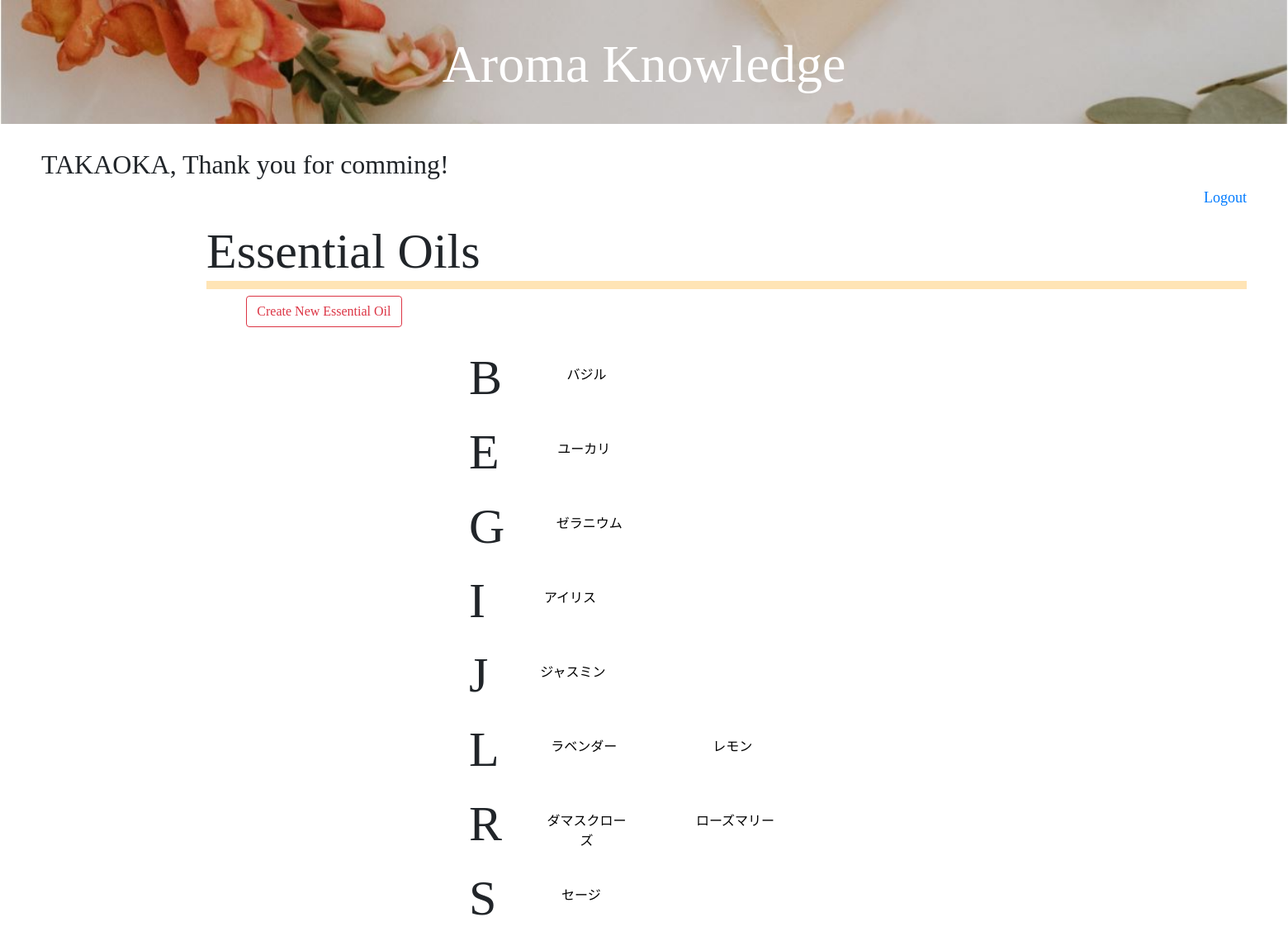
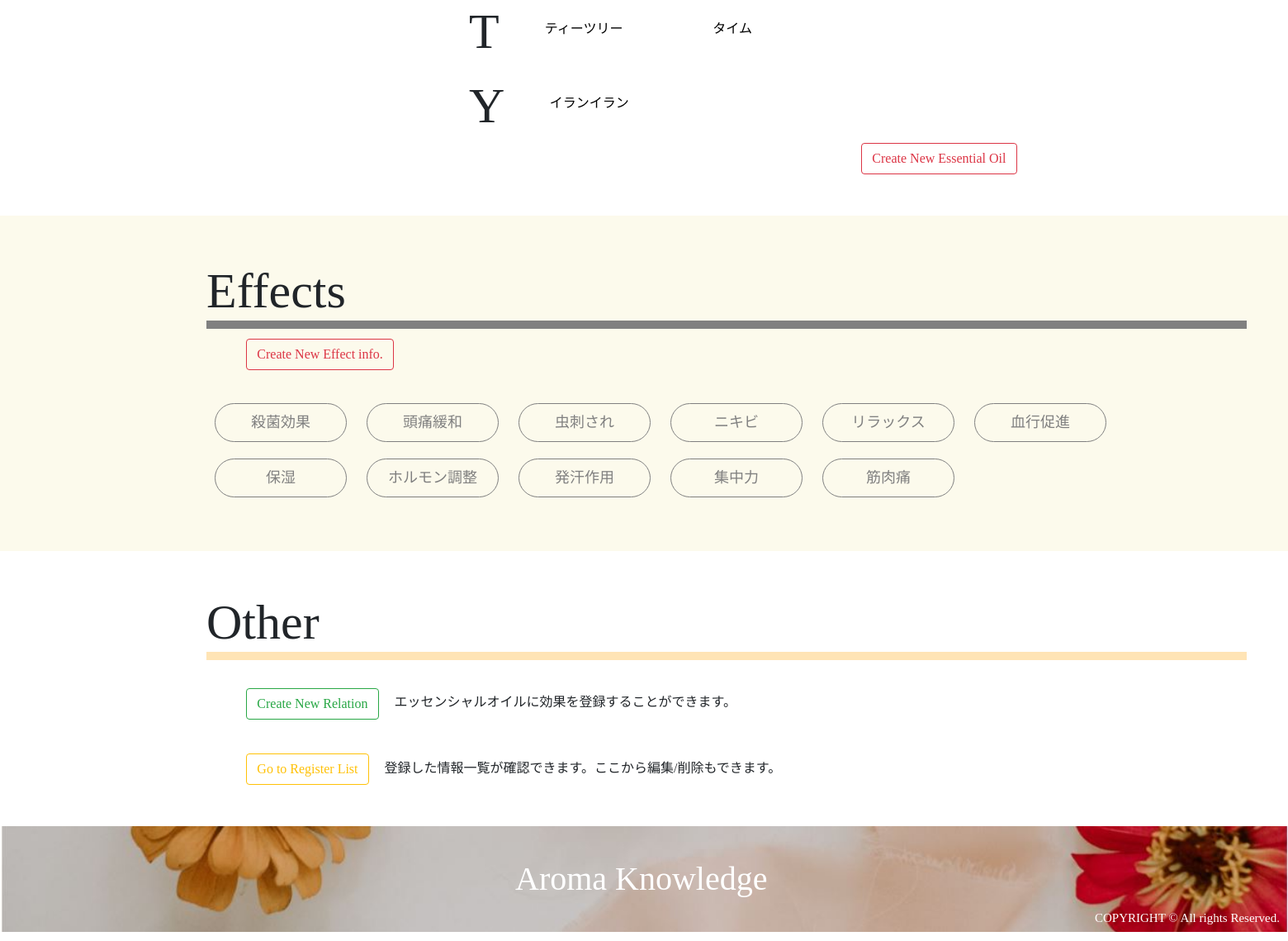
The page /mypage_top.php (signed in) on the database its author committed (2 pictures, top to bottom).
### tables this page shows
CREATE TABLE `essential_oils` (
  `id` int(11) NOT NULL AUTO_INCREMENT,
  `name` varchar(255) NOT NULL,
  `scientific_name` varchar(255) NOT NULL,
  `plant_name` varchar(255) NOT NULL,
  `extraction` varchar(255) NOT NULL,
  `aroma` varchar(255) NOT NULL,
  `caution` varchar(255) NOT NULL,
  `english_name` varchar(255) NOT NULL,
  `user_id` int(11) NOT NULL,
  `image` varchar(255) NOT NULL,
  `created_at` timestamp NOT NULL DEFAULT CURRENT_TIMESTAMP,
  PRIMARY KEY (`id`),
  UNIQUE KEY `name` (`name`),
  KEY `user_id` (`user_id`),
  CONSTRAINT `essential_oils_ibfk_1` FOREIGN KEY (`user_id`) REFERENCES `users` (`id`) ON DELETE CASCADE ON UPDATE CASCADE
);

CREATE TABLE `effects` (
  `id` int(11) NOT NULL AUTO_INCREMENT,
  `effect` varchar(255) NOT NULL,
  `content` varchar(255) NOT NULL,
  `caution` varchar(255) NOT NULL,
  `user_id` int(11) NOT NULL,
  `created_at` timestamp NOT NULL DEFAULT CURRENT_TIMESTAMP,
  PRIMARY KEY (`id`),
  UNIQUE KEY `effect` (`effect`),
  KEY `user_id` (`user_id`),
  CONSTRAINT `effects_ibfk_1` FOREIGN KEY (`user_id`) REFERENCES `users` (`id`) ON DELETE CASCADE ON UPDATE CASCADE
);

### mypage_top.php (called while the page is built, shortened)
<?php
    require_once 'DAOs/OilDAO.php';
    require_once 'DAOs/EffectDAO.php';
    $login_user = $_SESSION['login_user'];
    $oils = OilDAO::get_all_oils_sort();
    $effects = EffectDAO::get_all_effects();
    include_once 'views/mypage_top_view.php';

### DAOs/OilDAO.php (called while the page is built, shortened)
<?php
    class OilDAO extends DAO{
        public static function get_all_oils_sort(){
            try{
                $pdo = self::get_connection();
                $stmt = $pdo->query('SELECT * FROM essential_oils ORDER BY english_name ASC');
                $stmt->setFetchMode(PDO::FETCH_CLASS|PDO::FETCH_PROPS_LATE, 'Oil');
                $oils = $stmt->fetchAll();
            }catch(PDOException $e){
            }finally{
                self::close_connection($pdo, $stmt);
            }
            return $oils;
        }
    }

### DAOs/EffectDAO.php (called while the page is built, shortened)
<?php
    class EffectDAO extends DAO{
        public static function get_all_effects(){
            try{
                $pdo = self::get_connection();
                $stmt = $pdo->query('SELECT * FROM effects');
                $stmt->setFetchMode(PDO::FETCH_CLASS|PDO::FETCH_PROPS_LATE, 'Effect');
                $effects = $stmt->fetchAll();
            }catch(PDOException $e){
            }finally{
                self::close_connection($pdo, $stmt);
            }
            return $effects;
        }
    }

### views/mypage_top_view.php (the view, shortened to what this page needs)
<!DOCTYPE html>
<html lang="ja">
    <head>
        <link rel="stylesheet" href="https://stackpath.bootstrapcdn.com/bootstrap/4.3.1/css/bootstrap.min.css">
        <link rel="stylesheet" href="css/style.css">
        <link rel="stylesheet" href="css/style2.css">
    </head>
    <body>
        <div class="header" style="background-image:url(images/top1.jpg)">
            <h1>Aroma Knowledge</h1>
        </div>
        <div class="MypageMain">
            <h2><?= $login_user->name; ?>, Thank you for comming!</h2>
            <a href="logout.php">Logout</a>
        </div>
        <div class="essential_oils">
            <h2 class="title">Essential Oils</h2>
            <div class="form-group row">
                <div class="offset-2 col-10">
                    <a class="btn btn-outline-danger" href="oil_register.php?page=top" role="button">Create New Essential Oil</a>
                </div>
            </div>
            <div class="EoilContent">
                <?php $pre_letter = ''; ?>
                <?php $count = 1; ?>
                <?php foreach($oils as $oil): ?>
                    <?php $letter = strtoupper(substr($oil->english_name, 0,1)); ?>
                    <?php if($letter !== $pre_letter): ?>
                        <?php if($count !== 1): ?>
                    </div>
                            <?php $count = 1; ?>
                        <?php endif; ?>
                    <div class="oil">
                        <p1><?= $letter ?></p1>
                    <?php endif; ?>
                    <?php $pre_letter = $letter; ?>
                    <?php $count++; ?>
                    <div class="oilset">
                        <a href="oil_detail_for_user.php?id=<?= $oil->id ?>"><img src="<?= 'upload/' . $oil->image ?>"  class="OilPic" alt="Oil"></a>
                        <a href="oil_detail_for_user.php?id=<?= $oil->id ?>" class="OilName"><?= $oil->name ?></a>
                    </div>
                <?php endforeach; ?>
                </div>
            </div>
            <div class="form-group row">
                <div class="offset-8 col-10">
                    <a class="btn btn-outline-danger" href="oil_register.php?page=top" role="button">Create New Essential Oil</a>
                </div>
            </div>
        </div>
        <div class="wrapper">
            <div class="effects">
                <h2 class="title">Effects</h2>
                <div class="form-group row">
                    <div class="offset-2 col-10 mt-1">
                        <a class="btn btn-outline-danger" href="effect_register.php?page=top" role="button">Create New Effect info.</a>
                    </div>
                </div>
                <div class="EffectContent">
                    <?php foreach($effects as $effect): ?>
                        <a href="effect_detail_for_user.php?id=<?= $effect->id ?>" class="EffectBtn"><?= $effect->effect ?></a>
                    <?php endforeach; ?>
                </div>
            </div>
        </div>
        <div class="other">
            <h2 class="title">Other</h2>
            <div class="form-group row ForPC">
                <div class="offset-2 col-10 mt-4">
                    <a class="btn btn-outline-success" href="relation_register.php" role="button">Create New Relation</a>
                    <label class="col-8 col-form-label">エッセンシャルオイルに効果を登録することができます。</label>
                 </div>
            </div>
            <div class="form-group row ForPC">
                <div class="offset-2 col-10 mt-4">
                    <a class="btn btn btn-outline-warning" href="register_list.php" role="button">Go to Register List</a>
                    <label class="col-8 col-form-label">登録した情報一覧が確認できます。ここから編集/削除もできます。</label>
                </div>
            </div>
        </div>
        <div class="footer" style="background-image:url(images/footer.jpg)">
            <h1 class="logo">Aroma Knowledge</h1>
            <p class="copylight">COPYRIGHT © All rights Reserved.</p>
        </div>
    </body>
</html>

### css/style.css (style rules this page uses)
body { font-family: Times New Roman, Meiryo UI; }
.header { text-align: center; background: url(images/top1.jpg); background-size: cover; width: 100%; }
.header h1 { color: white; font-family: Times New Roman; margin: auto; }
.EffectBtn { width: 160px; margin: 10px; display: inline-block; padding: 0.5em 1em; text-decoration: none; border: solid 1px gray; border-radius: 25px; transition: .4s; }
@media screen and (min-width :768px) { .header { height: 150px; } }
@media screen and (min-width :768px) { .header h1 { padding: 40px; font-size: 4.0rem; } }
@media screen and (min-width :768px) { .essential_oils, .effects, .other, .relations { margin: 50px 50px; clear: right; } }
@media screen and (min-width :768px) { .title { margin-left: 200px; font-size: 60px; border-bottom: solid 10px moccasin; } }
@media screen and (min-width :768px) { .EoilContent { margin-left: 200px; margin-right: 200px; } }
@media screen and (min-width :768px) { .oil { display: flex; margin-left: 30%; } }
@media screen and (min-width :768px) { .oil p1 { text-align: center; font-size: 60px; clear: left; } }
@media screen and (min-width :768px) { .OilName { text-decoration: none; color: black; text-align: center; display: block; margin-left: 47px; width: 111px; position: absolute; z-index: 1; margin-top: -60px; } }
@media screen and (min-width :768px) { .wrapper { background: #ece08829; padding-top: 5px; padding-bottom: 5px; } }
@media screen and (min-width :768px) { .effects .title { border-bottom: solid 10px gray; } }
@media screen and (min-width :768px) { .EffectContent { margin-left: 200px; margin-top: 30px; } }
@media screen and (min-width :768px) { .EffectContent a { color: gray; text-align: center; font-size: 18px; text-decoration: none; } }
@media screen and (min-width :768px) { .footer { background: url(images/footer.jpg); background-size: cover; bottom: 0; width: 100%; } }
@media screen and (min-width :768px) { .logo { display: inline-block; margin-left: 40%; margin-top: 40px; color: white; margin-bottom: 40px; } }
@media screen and (min-width :768px) { .copylight { display: inline-block; font-size: 15px; float: right; bottom: 0; margin-right: 10px; margin-top: 100px; color: white; } }
@media screen and (min-width :768px) { .MypageMain { margin: 30px 50px; } }
@media screen and (min-width :768px) { .MypageMain a { float: right; font-size: 18px; } }

### css/style2.css (style rules this page uses)
body { font-family: Times New Roman, Meiryo UI; }

### rows shown on the page
essential_oils: english_name "B", name "バジル"
essential_oils: english_name "E", name "ユーカリ"
essential_oils: english_name "G", name "ゼラニウム"
essential_oils: english_name "I", name "アイリス"
essential_oils: english_name "J", name "ジャスミン"
essential_oils: english_name "L", name "ラベンダー"
essential_oils: name "レモン"
essential_oils: english_name "R", name "ダマスクローズ"
essential_oils: name "ローズマリー"
essential_oils: english_name "S", name "セージ"
essential_oils: english_name "T", name "ティーツリー"
essential_oils: name "タイム"
essential_oils: english_name "Y", name "イランイラン"
effects: effect "殺菌効果"
effects: effect "頭痛緩和"
effects: effect "虫刺され"
effects: effect "ニキビ"
effects: effect "リラックス"
effects: effect "血行促進"
effects: effect "保湿"
effects: effect "ホルモン調整"
effects: effect "発汗作用"
effects: effect "集中力"
effects: effect "筋肉痛"

### other values the page prints
$login_user->name "TAKAOKA"
